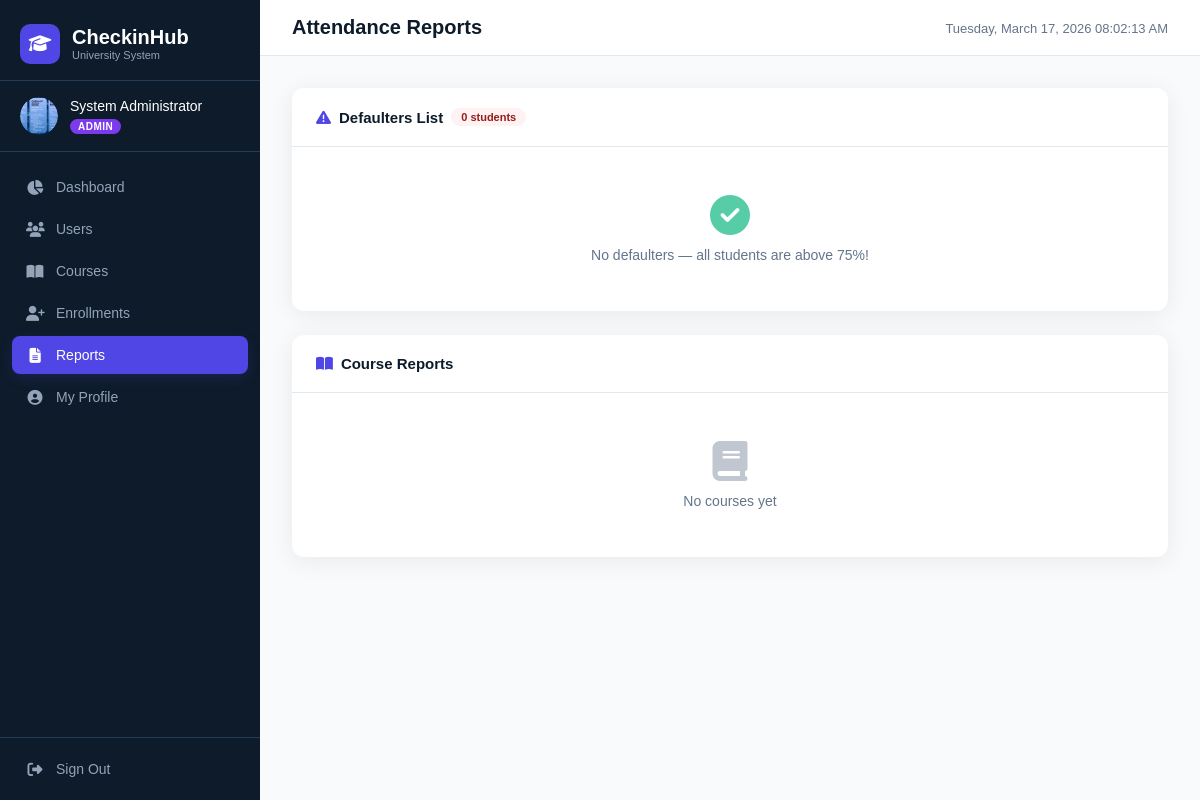
Page /admin/reports (signed in) on the earlier database version.
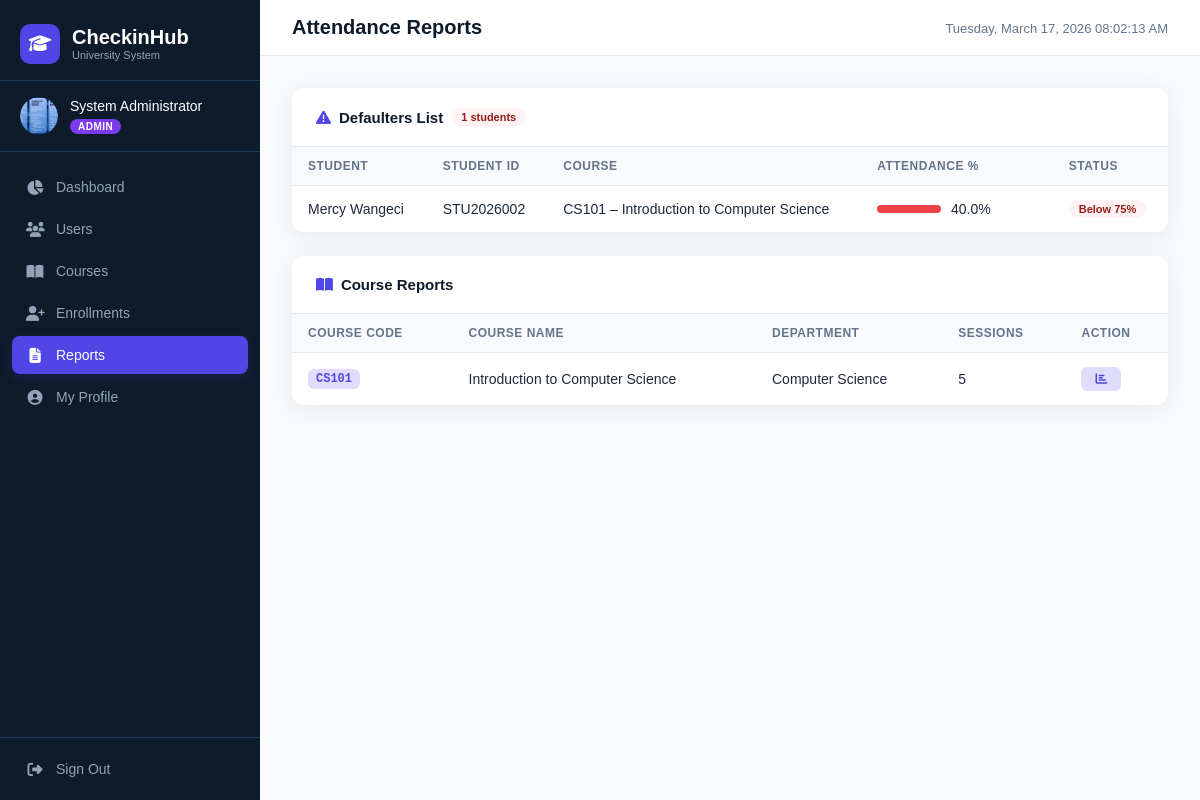
Same page on the later database version.
### app/models/user_model.py (models this page shows, shortened)
class User(UserMixin, db.Model):
    __tablename__ = 'users'
    id = db.Column(db.Integer, primary_key=True)
    full_name = db.Column(db.String(150), nullable=False)
    email = db.Column(db.String(150), unique=True, nullable=False)
    student_id = db.Column(db.String(50), unique=True, nullable=True)
    password_hash = db.Column(db.String(256), nullable=False)
    role = db.Column(db.String(20), nullable=False, default='student')  # admin, lecturer, student
    is_active = db.Column(db.Boolean, default=True)
    profile_picture = db.Column(db.String(300), nullable=True)
    bio = db.Column(db.String(300), nullable=True)
    phone = db.Column(db.String(30), nullable=True)
    created_at = db.Column(db.DateTime, default=datetime.utcnow)
    enrollments = db.relationship(
        'Enrollment',
        backref='student',
        lazy='dynamic',
        cascade='all, delete-orphan',
        foreign_keys='Enrollment.student_id'
    )
    attendance_records = db.relationship(
        'AttendanceRecord',
        backref='student',
        lazy='dynamic',
        cascade='all, delete-orphan'
    )
    courses_teaching = db.relationship(
        'Course',
        backref='lecturer',
        lazy='dynamic',
        foreign_keys='Course.lecturer_id'
    )

### app/models/course_model.py (models this page shows, shortened)
class Course(db.Model):
    __tablename__ = 'courses'
    id = db.Column(db.Integer, primary_key=True)
    course_code = db.Column(db.String(20), unique=True, nullable=False)
    course_name = db.Column(db.String(200), nullable=False)
    department = db.Column(db.String(100), nullable=False)
    semester = db.Column(db.String(50), nullable=False)
    lecturer_id = db.Column(db.Integer, db.ForeignKey('users.id'), nullable=True)
    created_at = db.Column(db.DateTime, default=datetime.utcnow)
    enrollments = db.relationship(
        'Enrollment',
        backref='course',
        lazy='dynamic',
        cascade='all, delete-orphan'
    )
    sessions = db.relationship(
        'AttendanceSession',
        backref='course',
        lazy='dynamic',
        cascade='all, delete-orphan'
    )
    def get_total_sessions(self):
        return self.sessions.count()

### app/routes/admin_routes.py (the view)
@admin_bp.route('/reports')
@login_required
@role_required('admin')
def reports():
    defaulters = get_defaulters()
    courses = Course.query.all()
    return render_template('admin/reports.html', defaulters=defaulters, courses=courses)

### app/models/user_model.py (called while the page is built)
@login_manager.user_loader
def load_user(user_id):
    return User.query.get(int(user_id))

### app/services/attendance_service.py (called while the page is built)
def calculate_attendance_percentage(student_id, course_id):
    total_sessions = AttendanceSession.query.filter_by(course_id=course_id).count()
    if total_sessions == 0:
        return 0.0
    attended = AttendanceRecord.query.join(AttendanceSession).filter(
        AttendanceRecord.student_id == student_id,
        AttendanceSession.course_id == course_id
    ).count()
    return round((attended / total_sessions) * 100, 1)

def get_defaulters():
    defaulters = []
    enrollments = Enrollment.query.all()
    seen = set()
    for enrollment in enrollments:
        key = (enrollment.student_id, enrollment.course_id)
        if key in seen:
            continue
        seen.add(key)
        pct = calculate_attendance_percentage(enrollment.student_id, enrollment.course_id)
        total = AttendanceSession.query.filter_by(course_id=enrollment.course_id).count()
        if pct < 75 and total > 0:
            defaulters.append({
                'student': enrollment.student,
                'course': enrollment.course,
                'percentage': pct
            })
    return defaulters

### app/templates/admin/reports.html (shortened to what this page needs)
{% extends 'base.html' %}
{% block page_title %}Attendance Reports{% endblock %}
{% block content %}
<div class="section-card">
  <div class="section-header">
    <h3><i class="fas fa-triangle-exclamation"></i> Defaulters List <span class="badge badge-red">{{ defaulters|length
        }} students</span></h3>
  </div>
  {% if defaulters %}
  <table class="data-table">
    <thead>
      <tr>
        <th>Student</th>
        <th>Student ID</th>
        <th>Course</th>
        <th>Attendance %</th>
        <th>Status</th>
      </tr>
    </thead>
    <tbody>
      {% for d in defaulters %}
      <tr>
        <td>{{ d.student.full_name }}</td>
        <td>{{ d.student.student_id or '—' }}</td>
        <td>{{ d.course.course_code }} – {{ d.course.course_name }}</td>
        <td>
          <div class="progress-bar-wrap">
            <div class="progress-bar danger" style="width:{{ d.percentage }}%"></div><span>{{ d.percentage }}%</span>
          </div>
        </td>
        <td><span class="badge badge-red">Below 75%</span></td>
      </tr>
      {% endfor %}
    </tbody>
  </table>
  {% else %}<div class="empty-state green-state"><i class="fas fa-circle-check"></i>
    <p>No defaulters — all students are above 75%!</p>
  </div>{% endif %}
</div>
<div class="section-card">
  <div class="section-header">
    <h3><i class="fas fa-book-open"></i> Course Reports</h3>
  </div>
  {% if courses %}
  <table class="data-table">
    <thead>
      <tr>
        <th>Course Code</th>
        <th>Course Name</th>
        <th>Department</th>
        <th>Sessions</th>
        <th>Action</th>
      </tr>
    </thead>
    <tbody>
      {% for c in courses %}
      <tr>
        <td><span class="code-badge">{{ c.course_code }}</span></td>
        <td>{{ c.course_name }}</td>
        <td>{{ c.department }}</td>
        <td>{{ c.get_total_sessions() }}</td>
        <td><a href="{{ url_for('admin.course_report', course_id=c.id) }}" class="btn-sm" title="View Report"><i
              class="fas fa-chart-bar"></i></a></td>
      </tr>
      {% endfor %}
    </tbody>
  </table>
  {% else %}<div class="empty-state"><i class="fas fa-book"></i>
    <p>No courses yet</p>
  </div>{% endif %}
</div>
{% endblock %}

Differences in the rows shown:
added User: student.full_name "Mercy Wangeci", student "STU2026002"
added Course: course.course_code "CS101", course.course_name "Introduction to Computer Science", course_code "CS101", course_name "Introduction to Computer Science", department "Computer Science", get_total_sessions "5"
Other differences:
{{ defaulters|length }}: "0" → "1"
text no longer shown: "No defaulters — all students are above 75%! No courses yet"
text now shown: "STUDENT STUDENT ID COURSE ATTENDANCE % STATUS COURSE CODE COURSE NAME DEPARTMENT SESSIONS ACTION"
new list line: "– 40.0 % Below 75%"
